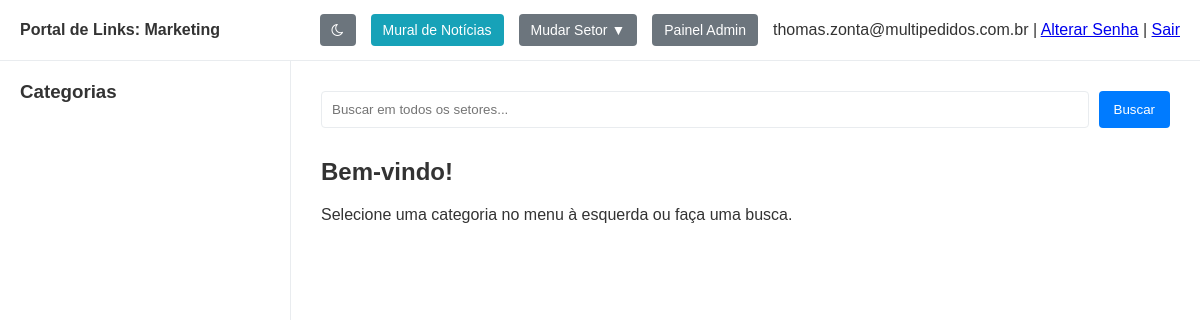
/setor/Marketing (signed in), run on an earlier commit of the app's database.
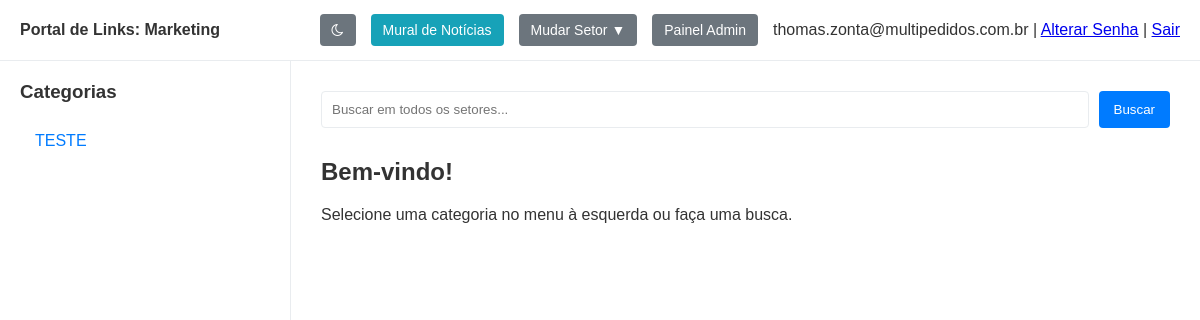
And on a later commit of the database.
### app.py (models this page shows, shortened)
class Subcategory(db.Model):
    id = db.Column(db.Integer, primary_key=True)
    name = db.Column(db.String(100), nullable=False)
    order_index = db.Column(db.Integer, nullable=False, default=0) # <-- Adicionar
    sector_id = db.Column(db.Integer, db.ForeignKey('sector.id'), nullable=False)
    sector = db.relationship('Sector', back_populates='subcategories')
    links = db.relationship('Link', back_populates='subcategory', lazy=True, cascade="all, delete-orphan")

### app.py (the view)
@app.route('/setor/<sector_name>')
@login_required
def view_sector_dashboard(sector_name):
    sectors_for_dropdown = Sector.query.all() if current_user.is_admin else current_user.sectors
    current_sector = Sector.query.filter_by(name=sector_name).first_or_404()
    if not current_user.is_admin and current_sector not in current_user.sectors:
        flash('Você não tem permissão para acessar este setor.', 'danger')
        return redirect(url_for('dashboard'))
    subcategories_for_sidebar = Subcategory.query.filter_by(sector_id=current_sector.id).order_by(Subcategory.order_index).all()
    active_subcategory_name = request.args.get('view', None)
    search_term = request.args.get('search', None)
    links_to_show = []
    query = db.session.query(Link).join(Subcategory).filter(Subcategory.sector_id == current_sector.id)
    if search_term:
        active_subcategory_name = None
        links_to_show = query.filter(Link.name.ilike(f'%{search_term}%')).order_by(Link.order_index).all()
    elif active_subcategory_name:
        links_to_show = query.filter(Subcategory.name == active_subcategory_name).order_by(Link.order_index).all()
    else:
        links_to_show = query.order_by(Link.order_index).all()
    return render_template('dashboard.html',
                           sectors_for_dropdown=sectors_for_dropdown,
                           current_sector=current_sector,
                           subcategories=subcategories_for_sidebar,
                           active_subcategory_name=active_subcategory_name,
                           links_to_show=links_to_show,
                           search_term=search_term)

### app.py (called while the page is built)
@login_manager.user_loader
def load_user(user_id):
    return db.session.get(User, int(user_id))

### templates/dashboard.html (shortened to what this page needs)
<!DOCTYPE html>
<html lang="pt-br">
<head>
    <link rel="stylesheet" href="https://cdnjs.cloudflare.com/ajax/libs/font-awesome/4.7.0/css/font-awesome.min.css">
</head>
<body>
    <header class="header">
        <div class="header-left">
            Portal de Links: <strong>{{ current_sector.name }}</strong>
        </div>
        <div class="header-right">
            <a href="#" id="darkModeToggleUser" class="admin-button" title="Alternar Modo Escuro"><i class="fa fa-moon-o"></i></a>
            <a href="{{ url_for('view_sector_home', sector_name=current_sector.name) }}" class="admin-button" style="background-color: #17a2b8;">Mural de Notícias</a>
            {% if current_user.is_admin or current_user.sectors|length > 1 %}
            <div class="sector-dropdown">
                <button>Mudar Setor ▼</button>
            </div>
            {% endif %}
            {% if current_user.is_admin %}
            <a href="{{ url_for('admin.index') }}" class="admin-button">Painel Admin</a>
            {% endif %}
            <div class="user-info">
                {{ current_user.email }} |
                <a href="{{ url_for('change_password') }}">Alterar Senha</a> |
                <a href="{{ url_for('logout') }}">Sair</a>
            </div>
        </div>
    </header>
    <div class="page-container">
        <aside class="sidebar">
            <h3>Categorias</h3>
            <ul>
                {% for subcategory in subcategories %}
                    <li>
                        <a href="{{ url_for('view_sector_dashboard', sector_name=current_sector.name, view=subcategory.name) }}"
                           class="{{ 'active' if subcategory.name == active_subcategory_name else '' }}">
                            {{ subcategory.name }}
                        </a>
                    </li>
                {% endfor %}
            </ul>
        </aside>
        <main class="main-content">
            <form method="GET" action="{{ url_for('view_sector_dashboard', sector_name=current_sector.name) }}" class="search-form">
                <input type="search" name="search" placeholder="Buscar em {{ 'todos os setores' if current_user.is_admin else 'seus setores' }}..." value="{{ search_term or '' }}">
                <button type="submit">Buscar</button>
            </form>
            {% if search_term %}
                <h2>Resultados da busca por: "{{ search_term }}"</h2>
            {% elif active_subcategory_name %}
                <h2>{{ active_subcategory_name }}</h2>
            {% else %}
                <h2>Bem-vindo!</h2>
                <p>Selecione uma categoria no menu à esquerda ou faça uma busca.</p>
            {% endif %}
        </main>
    </div>
</body>
</html>

What changed in the data, as far as the page shows it:
added Subcategory: name "TESTE"
